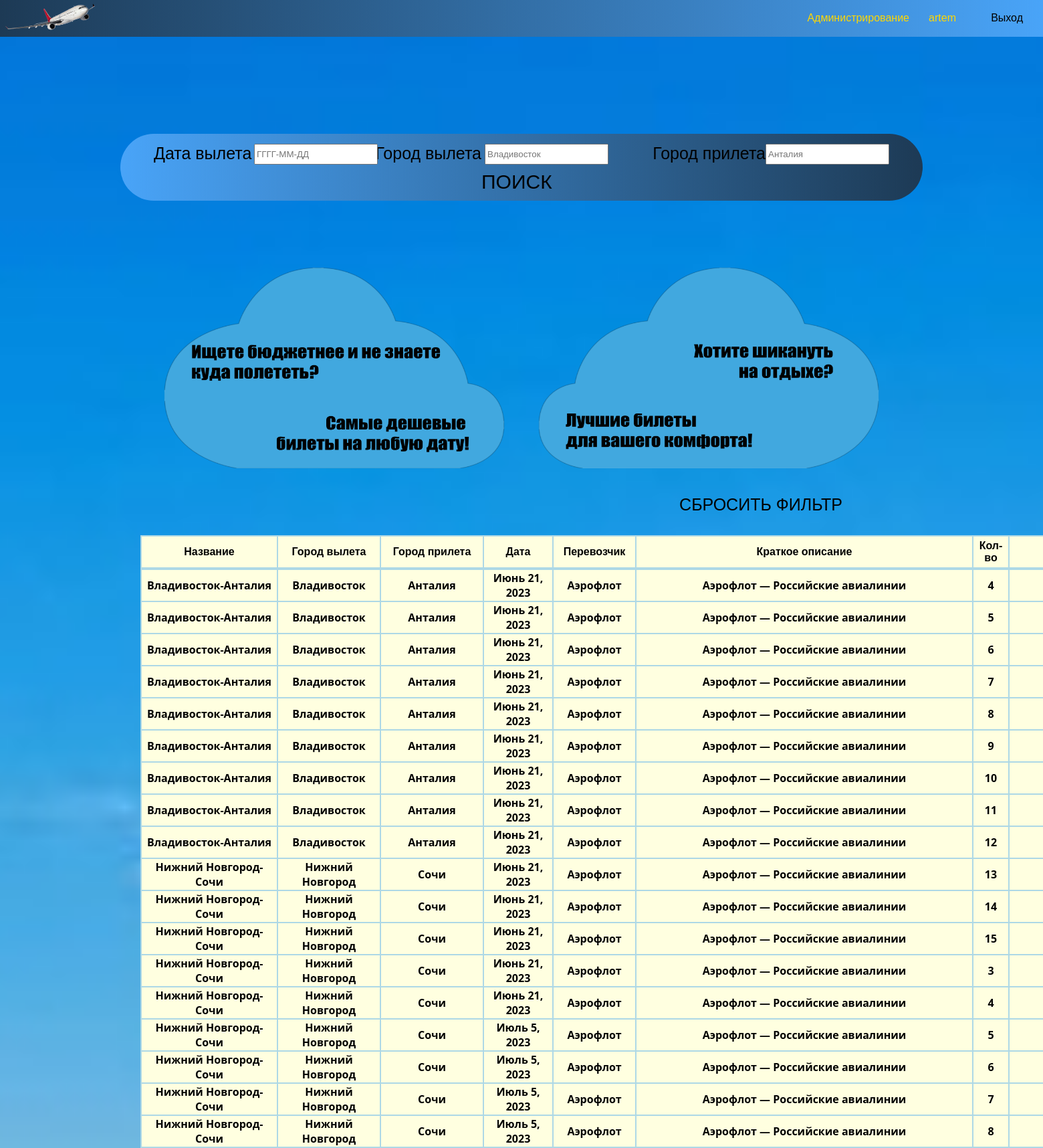
The page / (signed in, upper part) on the database its author committed.
### spisok_biletov/models.py (models this page shows)
class SpisokBiletov(models.Model):
    name = models.CharField(max_length=256)
    name_out = models.CharField(max_length=256)
    name_in = models.CharField(max_length=256)
    date = models.DateField()
    description = models.TextField(blank=True)
    short_description = models.CharField(max_length=512)
    quantity = models.PositiveIntegerField(default=0)
    price = models.DecimalField(max_digits=9, decimal_places=2, default=0)

### users/models.py (models this page shows)
class User(AbstractUser):
    phone = models.DecimalField(max_digits=15, decimal_places=0, default=0)

### spisok_biletov/views.py (the view)
# urls.py: path('', index, name='index'),
def index(request):
    context = {
        'title': 'webcite',
        'login': User.objects.all(),
    }
    if request.method == 'POST':
        form = DefaultSearch(data=request.POST)
        if form.is_valid():
            date = request.POST['date']
            name_out = request.POST['name_out']
            name_in = request.POST['name_in']
            context.update({'bileti': SpisokBiletov.objects.filter(date=date, name_out=name_out, name_in=name_in)})
            context.update({'form': form})
    else:
        form = DefaultSearch()
        context.update({'bileti': SpisokBiletov.objects.all()})
        context.update({'form': form})
    return render(request, 'spisok_biletov/index.html', context)

### spisok_biletov/forms.py
class DefaultSearch(forms.Form):
    name_out = forms.CharField(widget=forms.TextInput(attrs={'id': 'Gorod_v', 'placeholder': 'Владивосток'}))
    name_in = forms.CharField(widget=forms.TextInput(attrs={'id': 'Gorod_p', 'placeholder': 'Анталия'}))
    date = forms.DateField(widget=forms.DateInput(attrs={'id': 'data', 'placeholder': 'ГГГГ-ММ-ДД'}))
    class Meta:
        model = SpisokBiletov
        fields = ('date', 'name_out', 'name_in')

### spisok_biletov/templates/spisok_biletov/index.html (shortened to what this page needs)
{% load static %}
<!DOCTYPE html>
<html lang="en">
<head>
    <link rel="stylesheet" type="text/css" href="{% static 'css/grafa.css' %}">
</head>
<body>
    {% if user.is_authenticated %}
    <table bgcolor="lightblue" height="50" width="1500" id="tabzag">
        <tr bgcolor="lightyellow">
            <th width="200">Название</th>
            <th width="150">Город вылета</th>
            <th width="150">Город прилета</th>
            <th width="100">Дата</th>
            <th width="120">Перевозчик</th>
            <th width="500">Краткое описание</th>
            <th width="50">Кол-во</th>
            <th>цена</th>
        </tr>
    </table>
    <table bgcolor="lightblue" height="50" width="1500" id="tabmain">
        {% for bilrow in bileti %}
        <tr bgcolor="lightyellow">
            <th width="200">{{ bilrow.name }}</th>
            <th width="150">{{ bilrow.name_out }}</th>
            <th width="150">{{ bilrow.name_in }}</th>
            <th width="100">{{ bilrow.date }}</th>
            <th width="120">{{ bilrow.description }}</th>
            <th width="500">{{ bilrow.short_description }}</th>
            <th width="50">{{ bilrow.quantity }}</th>
            <th>{{ bilrow.price }}</th>
        </tr>
        {% endfor %}
    </table>
    <div id="sbros">
        <a href="{% url 'index' %}" id="sbros2">СБРОСИТЬ ФИЛЬТР</a>
    </div>
    <div id="box1" class="scl">
        <form action="{% url 'index' %}" method="post">
            <div id="div_data">
                <div id="div_poisk">
                    ПОИСК
                </div>
                <label id="lab_data" for="{{ form.date.id_for_label }}">Дата вылета</label>
                {{ form.date }}
                <label id="lab_Gorod_v" for="{{ form.name_out.id_for_label }}">Город вылета</label>
                {{ form.name_out }}
                <label id="lab_Gorod_p" for="{{ form.name_in.id_for_label }}">Город прилета</label>
                {{ form.name_in }}
            </div>
        </form>
    </div>
    <div id="oblako_budzh" class="scl">
        <a href="{% url 'datapoisk' %}" >
            <img src="{% static 'content/budzh_000000.png' %}" height="300" width="600" alt="" id="budzh">
        </a>
    </div>
    <div id="oblako_dorog" class="scl">
        <a href="{% url 'gorodpoisk' %}">
            <img src="{% static 'content/dorog_000000.png' %}" height="300" width="600" alt="" id="dorog">
        </a>
    </div>
    {% endif %}
    <div id="box2">
        <a href="{% url 'index' %}">
            <img src="{% static 'content/pngimg.com - plane_PNG101256.png' %}" height="50" width="150" alt="" id="plane">
        </a>
        {% if user.is_authenticated %}
            {% if user.is_superuser %}
                <a href="{% url 'users:profile' %}" id="prof_1" title="Профиль">
                    {{ user.username }}
                </a>
                <a href="{% url 'admin:index' %}" id="prof_2" title="Настройка сайта">
                    Администрирование
                </a>
            {% else %}
                <a href="{% url 'users:profile' %}" id="prof_0" title="Профиль">
                    {{ user.username }}
                </a>
            {% endif %}
        <a href="{% url 'users:logout' %}" id="exit" title="выход">
            Выход
        </a>
        {% endif %}
    </div>
</body>
</html>

### static/css/grafa.css (style rules this page uses)
body { background-image: url("nebo.png"); background-attachment: fixed; background-repeat: no-repeat; background-position: center; background-size: cover; font-family:Impact, Haettenschweiler, 'Arial Narrow Bold', sans-serif; margin: 0px; }
#box1 { position: sticky; margin-top: 200px; width: 1200px; height: 100px; border-radius: 50px; background: linear-gradient(to right, rgb(73, 164, 248), rgb(29, 58, 85)); margin-left: auto; margin-right: auto; }
#lab_Gorod_p { top: 15px; position: absolute; right: 235px; font-size: 25px; }
#Gorod_p { top: 15px; position: absolute; right: 50px; height: 25px; z-index: 15; }
#lab_Gorod_v { top: 15px; position: absolute; right: 660px; font-size: 25px; }
#Gorod_v { top: 15px; position: absolute; right: 470px; height: 25px; z-index: 15; }
#lab_data { top: 15px; position: absolute; left: 50px; font-size: 25px; }
#data { top: 15px; position: absolute; left: 200px; height: 25px; z-index: 15; }
#div_poisk { float: left; position:absolute; left: 540px; font-size: 30px; top: 55px; z-index: 5; }
.scl { transition: 0.5s; }
#tabzag { position: absolute; margin-left: 210px; margin-right: 210px; top: 800px; }
#tabmain { position: absolute; margin-left: 210px; margin-right: 210px; top: 850px; font-family:'Segoe UI', Tahoma, Geneva, Verdana, sans-serif; }
#box2 { position: fixed; top: 0px; width: 100%; height: 55px; background: linear-gradient(to left, rgb(73, 164, 248), rgb(29, 58, 85)); z-index: 20; }
#prof_1 { position: absolute; right: 130px; top: 18px; display: inline-block; text-decoration: none; color: gold; }
#prof_2 { position: absolute; right: 200px; top: 18px; display: inline-block; text-decoration: none; color: gold; }
#exit { position: fixed; right: 30px; top: 18px; display: inline-block; text-decoration: none; color: black; }
#sbros { position: absolute; top: 740px; right: 300px; }
#sbros2 { display: inline-block; text-decoration: none; color: black; font-size: 25px; }
#oblako_budzh { position: absolute; top: 400px; left: 200px; z-index: 10; }
#oblako_dorog { position: absolute; top: 400px; right: 200px; z-index: 10; }

### rows shown on the page
SpisokBiletov: name "Владивосток-Анталия", name_out "Владивосток", name_in "Анталия", date "Июнь 21, 2023", description "Аэрофлот", short_description "Аэрофлот — Российские авиалинии", quantity "4"
SpisokBiletov: name "Владивосток-Анталия", name_out "Владивосток", name_in "Анталия", date "Июнь 21, 2023", description "Аэрофлот", short_description "Аэрофлот — Российские авиалинии", quantity "5"
SpisokBiletov: name "Владивосток-Анталия", name_out "Владивосток", name_in "Анталия", date "Июнь 21, 2023", description "Аэрофлот", short_description "Аэрофлот — Российские авиалинии", quantity "6"
SpisokBiletov: name "Владивосток-Анталия", name_out "Владивосток", name_in "Анталия", date "Июнь 21, 2023", description "Аэрофлот", short_description "Аэрофлот — Российские авиалинии", quantity "7"
SpisokBiletov: name "Владивосток-Анталия", name_out "Владивосток", name_in "Анталия", date "Июнь 21, 2023", description "Аэрофлот", short_description "Аэрофлот — Российские авиалинии", quantity "8"
SpisokBiletov: name "Владивосток-Анталия", name_out "Владивосток", name_in "Анталия", date "Июнь 21, 2023", description "Аэрофлот", short_description "Аэрофлот — Российские авиалинии", quantity "9"
SpisokBiletov: name "Владивосток-Анталия", name_out "Владивосток", name_in "Анталия", date "Июнь 21, 2023", description "Аэрофлот", short_description "Аэрофлот — Российские авиалинии", quantity "10"
SpisokBiletov: name "Владивосток-Анталия", name_out "Владивосток", name_in "Анталия", date "Июнь 21, 2023", description "Аэрофлот", short_description "Аэрофлот — Российские авиалинии", quantity "11"
SpisokBiletov: name "Владивосток-Анталия", name_out "Владивосток", name_in "Анталия", date "Июнь 21, 2023", description "Аэрофлот", short_description "Аэрофлот — Российские авиалинии", quantity "12"
SpisokBiletov: name "Нижний Новгород-Сочи", name_out "Нижний Новгород", name_in "Сочи", date "Июнь 21, 2023", description "Аэрофлот", short_description "Аэрофлот — Российские авиалинии", quantity "13"
SpisokBiletov: name "Нижний Новгород-Сочи", name_out "Нижний Новгород", name_in "Сочи", date "Июнь 21, 2023", description "Аэрофлот", short_description "Аэрофлот — Российские авиалинии", quantity "14"
SpisokBiletov: name "Нижний Новгород-Сочи", name_out "Нижний Новгород", name_in "Сочи", date "Июнь 21, 2023", description "Аэрофлот", short_description "Аэрофлот — Российские авиалинии", quantity "15"
SpisokBiletov: name "Нижний Новгород-Сочи", name_out "Нижний Новгород", name_in "Сочи", date "Июнь 21, 2023", description "Аэрофлот", short_description "Аэрофлот — Российские авиалинии", quantity "3"
SpisokBiletov: name "Нижний Новгород-Сочи", name_out "Нижний Новгород", name_in "Сочи", date "Июнь 21, 2023", description "Аэрофлот", short_description "Аэрофлот — Российские авиалинии", quantity "4"
SpisokBiletov: name "Нижний Новгород-Сочи", name_out "Нижний Новгород", name_in "Сочи", date "Июль 5, 2023", description "Аэрофлот", short_description "Аэрофлот — Российские авиалинии", quantity "5"
SpisokBiletov: name "Нижний Новгород-Сочи", name_out "Нижний Новгород", name_in "Сочи", date "Июль 5, 2023", description "Аэрофлот", short_description "Аэрофлот — Российские авиалинии", quantity "6"
SpisokBiletov: name "Нижний Новгород-Сочи", name_out "Нижний Новгород", name_in "Сочи", date "Июль 5, 2023", description "Аэрофлот", short_description "Аэрофлот — Российские авиалинии", quantity "7"
SpisokBiletov: name "Нижний Новгород-Сочи", name_out "Нижний Новгород", name_in "Сочи", date "Июль 5, 2023", description "Аэрофлот", short_description "Аэрофлот — Российские авиалинии", quantity "8"
User: username "artem"
